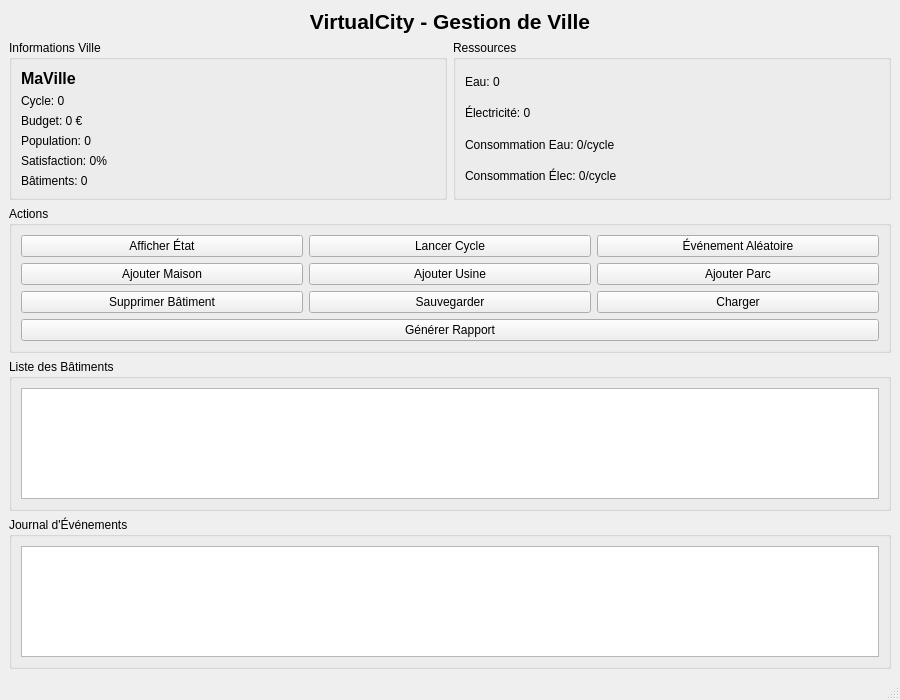
<?xml version="1.0" encoding="UTF-8"?>
<ui version="4.0">
 <class>MainWindow</class>
 <widget class="QMainWindow" name="MainWindow">
  <property name="geometry">
   <rect>
    <x>0</x>
    <y>0</y>
    <width>900</width>
    <height>700</height>
   </rect>
  </property>
  <property name="windowTitle">
   <string>VirtualCity - Interface Graphique</string>
  </property>
  <widget class="QWidget" name="centralwidget">
   <layout class="QVBoxLayout" name="verticalLayout">
    <item>
     <widget class="QLabel" name="labelTitre">
      <property name="font">
       <font>
        <pointsize>16</pointsize>
        <weight>75</weight>
        <bold>true</bold>
       </font>
      </property>
      <property name="text">
       <string>VirtualCity - Gestion de Ville</string>
      </property>
      <property name="alignment">
       <set>Qt::AlignCenter</set>
      </property>
     </widget>
    </item>
    <item>
     <layout class="QHBoxLayout" name="horizontalLayout">
      <item>
       <widget class="QGroupBox" name="groupBoxInfos">
        <property name="title">
         <string>Informations Ville</string>
        </property>
        <layout class="QVBoxLayout" name="verticalLayout_2">
         <item>
          <widget class="QLabel" name="labelNomVille">
           <property name="font">
            <font>
             <pointsize>12</pointsize>
             <weight>75</weight>
             <bold>true</bold>
            </font>
           </property>
           <property name="text">
            <string>MaVille</string>
           </property>
          </widget>
         </item>
         <item>
          <widget class="QLabel" name="labelCycle">
           <property name="text">
            <string>Cycle: 0</string>
           </property>
          </widget>
         </item>
         <item>
          <widget class="QLabel" name="labelBudget">
           <property name="text">
            <string>Budget: 0 €</string>
           </property>
          </widget>
         </item>
         <item>
          <widget class="QLabel" name="labelPopulation">
           <property name="text">
            <string>Population: 0</string>
           </property>
          </widget>
         </item>
         <item>
          <widget class="QLabel" name="labelSatisfaction">
           <property name="text">
            <string>Satisfaction: 0%</string>
           </property>
          </widget>
         </item>
         <item>
          <widget class="QLabel" name="labelNbBatiments">
           <property name="text">
            <string>Bâtiments: 0</string>
           </property>
          </widget>
         </item>
        </layout>
       </widget>
      </item>
      <item>
       <widget class="QGroupBox" name="groupBoxRessources">
        <property name="title">
         <string>Ressources</string>
        </property>
        <layout class="QVBoxLayout" name="verticalLayout_3">
         <item>
          <widget class="QLabel" name="labelEau">
           <property name="text">
            <string>Eau: 0</string>
           </property>
          </widget>
         </item>
         <item>
          <widget class="QLabel" name="labelElectricite">
           <property name="text">
            <string>Électricité: 0</string>
           </property>
          </widget>
         </item>
         <item>
          <widget class="QLabel" name="labelConsommationEau">
           <property name="text">
            <string>Consommation Eau: 0/cycle</string>
           </property>
          </widget>
         </item>
         <item>
          <widget class="QLabel" name="labelConsommationElec">
           <property name="text">
            <string>Consommation Élec: 0/cycle</string>
           </property>
          </widget>
         </item>
        </layout>
       </widget>
      </item>
     </layout>
    </item>
    <item>
     <widget class="QGroupBox" name="groupBoxActions">
      <property name="title">
       <string>Actions</string>
      </property>
      <layout class="QGridLayout" name="gridLayout">
       <item row="0" column="0">
        <widget class="QPushButton" name="btnAfficherEtat">
         <property name="text">
          <string>Afficher État</string>
         </property>
        </widget>
       </item>
       <item row="0" column="1">
        <widget class="QPushButton" name="btnLancerCycle">
         <property name="text">
          <string>Lancer Cycle</string>
         </property>
        </widget>
       </item>
       <item row="0" column="2">
        <widget class="QPushButton" name="btnEvenement">
         <property name="text">
          <string>Événement Aléatoire</string>
         </property>
        </widget>
       </item>
       <item row="1" column="0">
        <widget class="QPushButton" name="btnAjouterMaison">
         <property name="text">
          <string>Ajouter Maison</string>
         </property>
        </widget>
       </item>
       <item row="1" column="1">
        <widget class="QPushButton" name="btnAjouterUsine">
         <property name="text">
          <string>Ajouter Usine</string>
         </property>
        </widget>
       </item>
       <item row="1" column="2">
        <widget class="QPushButton" name="btnAjouterParc">
         <property name="text">
          <string>Ajouter Parc</string>
         </property>
        </widget>
       </item>
       <item row="2" column="0">
        <widget class="QPushButton" name="btnSupprimerBatiment">
         <property name="text">
          <string>Supprimer Bâtiment</string>
         </property>
        </widget>
       </item>
       <item row="2" column="1">
        <widget class="QPushButton" name="btnSauvegarder">
         <property name="text">
          <string>Sauvegarder</string>
         </property>
        </widget>
       </item>
       <item row="2" column="2">
        <widget class="QPushButton" name="btnCharger">
         <property name="text">
          <string>Charger</string>
         </property>
        </widget>
       </item>
       <item row="3" column="0" colspan="3">
        <widget class="QPushButton" name="btnGenererRapport">
         <property name="text">
          <string>Générer Rapport</string>
         </property>
        </widget>
       </item>
      </layout>
     </widget>
    </item>
    <item>
     <widget class="QGroupBox" name="groupBoxBatiments">
      <property name="title">
       <string>Liste des Bâtiments</string>
      </property>
      <layout class="QVBoxLayout" name="verticalLayout_4">
       <item>
        <widget class="QListWidget" name="listWidgetBatiments"/>
       </item>
      </layout>
     </widget>
    </item>
    <item>
     <widget class="QGroupBox" name="groupBoxLog">
      <property name="title">
       <string>Journal d'Événements</string>
      </property>
      <layout class="QVBoxLayout" name="verticalLayout_5">
       <item>
        <widget class="QTextEdit" name="textEditLog">
         <property name="readOnly">
          <bool>true</bool>
         </property>
        </widget>
       </item>
      </layout>
     </widget>
    </item>
   </layout>
  </widget>
  <widget class="QMenuBar" name="menubar">
   <property name="geometry">
    <rect>
     <x>0</x>
     <y>0</y>
     <width>900</width>
     <height>21</height>
    </rect>
   </property>
  </widget>
  <widget class="QStatusBar" name="statusbar"/>
 </widget>
 <resources/>
 <connections/>
</ui>
